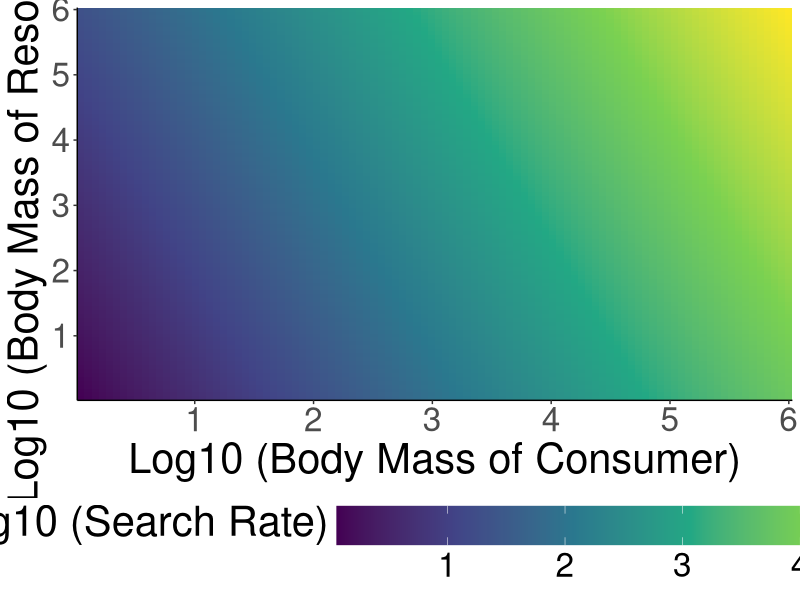
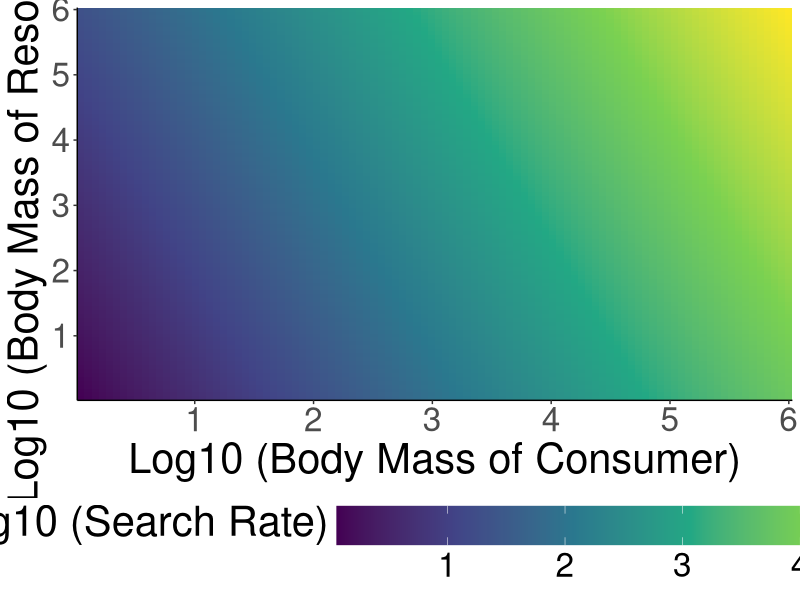

The R script that drew these images, in order:
#######################################
## Plot search rate changes with mass
#######################################

library(tidyverse)

gpath = "/home/ben/Documents/TangledMT/Paper/Figures/"
setwd(gpath)

V0 = 0.33
D0 = 1.62

masses = seq(log10(1.1), log10(1000000), length.out = 100)
masses = 10^masses
masses = expand.grid(masses, masses) %>% rename("mi" = 1, "mj" = 2)

calculateSearchRate = function(mi, mj) {

    aij = 2*(V0)*(D0)*(mi^(0.63))*(mj^(0.21))

    return(aij)

}

masses = masses %>% mutate(aij = calculateSearchRate(mi, mj))

ggplot(masses, aes(log10(mi), log10(mj), fill = log10(aij))) +
    geom_raster() +
    theme_classic() +
    scale_fill_viridis_c() +
    labs(x = "Log10 (Body Mass of Consumer)", y = "Log10 (Body Mass of Resource)", fill = "Log10 (Search Rate)") +
    theme(text = element_text(size = 30)) +
    scale_y_continuous(expand = c(0, 0)) +
    scale_x_continuous(expand = c(0, 0)) +
    theme(legend.position = "bottom",
    legend.key.size = unit(1, 'cm'), #change legend key size
    legend.key.height = unit(1, 'cm'), #change legend key height
    legend.key.width = unit(3, 'cm'),
    legend.title = element_text(vjust = 1))

ggsave(filename = "searchRate.png", width = 10, height = 10)
